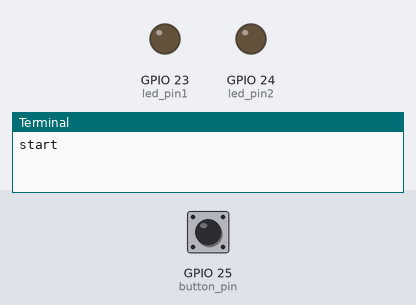
The program below on a simulated Raspberry Pi (BCM pin numbers). Shown: output pins drawn as LEDs (lit = HIGH), the last lines printed to the terminal. The inputs (shaded band) are chosen by the test bench; at power-on: GPIO 25 (button_pin) HIGH. No MQTT or app messages arrive unless stated.

Above: at 1.3 s.
1.4 s: GPIO 25 (button_pin) pulled LOW for 0.15 s
At 1.9 s:
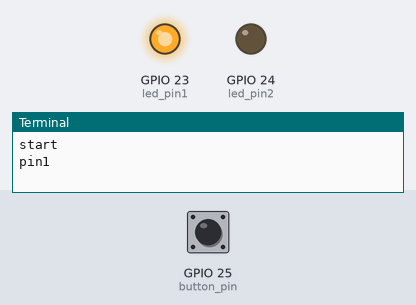
4.5 s: GPIO 25 (button_pin) pulled LOW for 1 s
At 6.6 s:
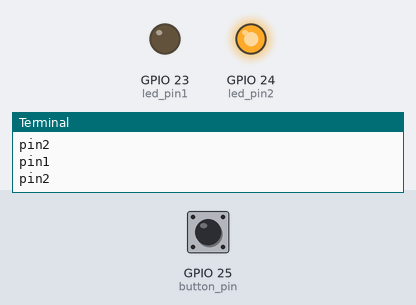
8.5 s: GPIO 25 (button_pin) pulled LOW for 3.2 s
At 15.1 s:
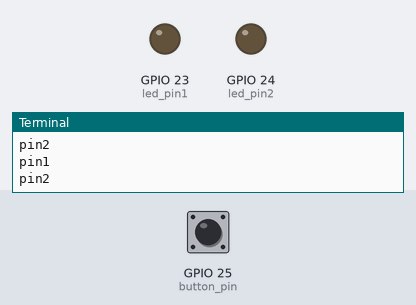
Timing chart, 0 to 16.6 s (numbered marks = the images above; inputs shaded):
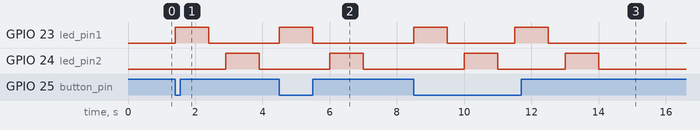

The program:

LednBt.py
```python
import RPi.GPIO as gpio
import time
import paho.mqtt.client as mqtt

led_pin1 = 23
led_pin2 = 24
button_pin = 25

client = mqtt.Client()

client.connect("172.30.1.14")
topic = "hi/there"

gpio.setmode(gpio.BCM)
gpio.setup(led_pin1, gpio.OUT)
gpio.setup(led_pin2, gpio.OUT)
gpio.setup(button_pin, gpio.IN)


try:
    print("start")
    client.loop_start()
    client.publish(topic, "start_test_LednBt.py")
    i = 0
    while True:

	if gpio.input(button_pin) == False:
	    i =  i + 1
	    client.publish(topic, "on Clicked Button {}".format(i))
	    print("pin1")
	    gpio.output(led_pin1, True)
	    time.sleep(1)
	    gpio.output(led_pin1, False)
	    time.sleep(0.5)

            print("pin2")
            gpio.output(led_pin2, True)
            time.sleep(1)
            gpio.output(led_pin2, False)
            time.sleep(0.5)


except KeyboardInterrupt:
    client.publish(topic, "end_test_LednBt.py")
    print("end")
    gpio.cleanup()
    client.loop_stop()
    client.disconnect()
```

Measured:
- after the input at 1.4 s, GPIO 23 (led_pin1): LOW → HIGH at once, → LOW 1.0 s later; GPIO 24 (led_pin2): LOW → HIGH after 1.5 s, → LOW 1.0 s later
- after the input at 4.5 s, GPIO 23 (led_pin1): LOW → HIGH at once, → LOW 1.0 s later; GPIO 24 (led_pin2): LOW → HIGH after 1.5 s, → LOW 1.0 s later
- after the input at 8.5 s, GPIO 23 (led_pin1): alternates HIGH for 1.0 s and LOW for 2.0 s, 4 changes in all, then stays LOW, starting at once; GPIO 24 (led_pin2): alternates HIGH for 1.0 s and LOW for 2.0 s, 4 changes in all, then stays LOW, starting after 1.5 s
